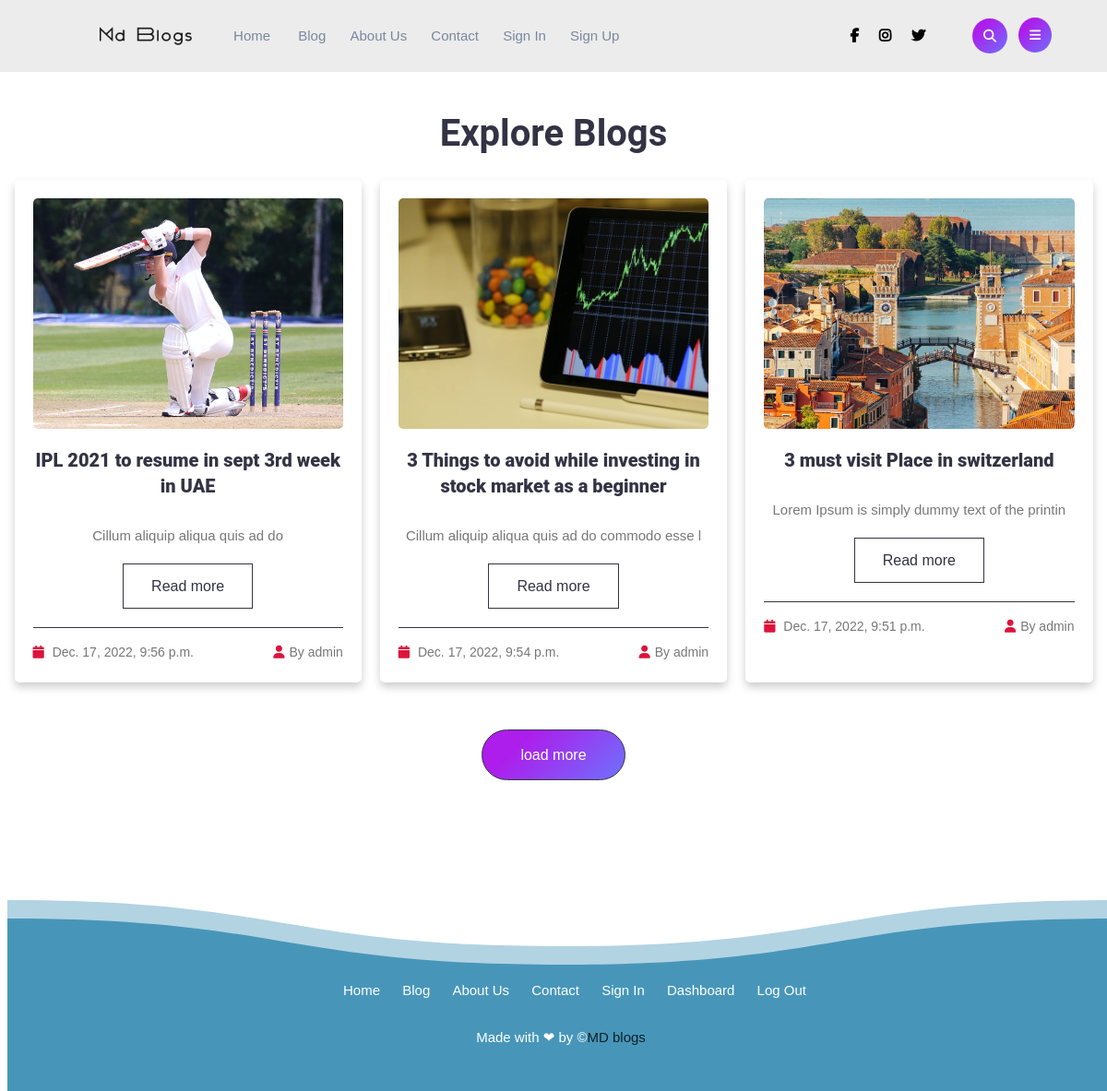
Screenshot of /blog/ with the database file from the repository.
### core/models.py (models this page shows, shortened)
class Post(models.Model):
    title = models.CharField(max_length=200, unique=True)
    slug = models.SlugField(max_length=300 , unique=True, default=uuid.uuid1)
    author = models.ForeignKey(User, on_delete= models.CASCADE,related_name='blog_posts')
    updated_on = models.DateTimeField(auto_now= True)
    description = FroalaField()
    created_on = models.DateTimeField(auto_now=True)
    feature_image = models.ImageField(upload_to='featured_image/%Y/%m/%d/' ,null=True, blank=True)
    blog_image = models.ImageField(null=True, blank=True, upload_to="blogimages/")
    status = models.IntegerField(choices=STATUS, default=0)
    category = models.CharField(choices=CATEGORY_CHOICES, default="Uncategorized", max_length=50)
    class Meta:
        ordering = ['-created_on']

### core/views.py (the view)
# urls.py: 2. Add a URL to urlpatterns:  path('blog/', include('blog.urls'))
def blog(request):
    context = {
        'blogs' : Post.objects.all()
    }
    return render(request, "core/blog.html", context)

### core/templates/core/blog.html (shortened to what this page needs)
{% extends "core/base.html" %}
{% load static %}
      {% block navbar %}
        {% include "core/navbar.html" %}
      {% endblock %}
      {% block mainbody %}
      <div class="container p-5">
        <h1 class="heading text-align-center pt-4">Explore Blogs</h1>
        <div class="box-container">
         {% for blog in blogs %}
           <div class="box">
              <div class="image">
                 <img src="{{ blog.feature_image.url }}" alt="">
              </div>
              <div class="content text-align-center">
                 <h3>{{ blog.title }}</h3>
                 <p class=""> {{ blog.description | safe | slice:':50' }} </p>
                 <a href="{% url 'blogdetail' blog.slug %}" class="btn">Read more</a>
                 <div class="icons">
                    <span> <i class="fas fa-calendar"></i> {{ blog.created_on }} </span>
                    <span> <i class="fas fa-user"></i>By {{ blog.author }} </span>
                 </div>
              </div>
           </div>
         {% endfor %}
        </div>
     <br><br>
        <div id="load-more" class="bg-gt text-white"> load more </div>
     </div>
      {% endblock mainbody %}
{% block footer %}
  {% include "core/footer.html" %}
{% endblock %}

### core/templates/core/base.html (shortened to what this page needs)
<!DOCTYPE html>
{% load static %}
<html>
    <head>
        <link rel="stylesheet" href="{% static  "core/css/all.css" %}">
        <link rel="stylesheet" href="{% static "core/css/style.css" %}">
        <link rel="stylesheet" href="{% static "core/css/font.css" %}">
        <link rel="stylesheet" href="{% static "core/css/utils.css" %}">
        <link rel="stylesheet" href="{% static "core/css/contact.css" %}">
        <link rel="stylesheet" href="{% static "core/css/load.css" %}">
        <link rel="stylesheet" href="https://cdnjs.cloudflare.com/ajax/libs/slick-carousel/1.8.1/slick-theme.min.css" />
        <link rel="stylesheet" href="https://cdnjs.cloudflare.com/ajax/libs/slick-carousel/1.8.1/slick.min.css" />
    </head>
    <body>
         {% block navbar %}
         {% endblock navbar %}
         {% block mainbody %}
         {% endblock mainbody %}
         {% block footer %}
         {% endblock footer %}
    </body>
</html>

### core/templates/core/navbar.html (shortened to what this page needs)
{% load static %}
<nav>
    <div class="nav-wrapper">
        <div class="d-flex justify-center align-center gap-19 p-2">
            <div class="nav-items d-flex justify-center align-center">
                <img src="{% static 'core/images/newlogo.png' %} " class="img-fluid">
                <ul style="padding-left:30px;">
                    <li><a href="{% url 'home' %}" class="">Home</a></li>
                    <li><a href="{% url 'blog' %}">Blog</a></li>
                    <li><a href="{% url 'about' %}">About Us</a></li>
                    <li><a href="{% url 'contact' %}">Contact</a></li>
                  {% if not request.user.is_authenticated %}
                    <li><a href="{% url 'signin' %}">Sign In</a></li>
                    <li><a href="{% url 'registration' %}">Sign Up</a></li>
                  {% elif request.user.is_staff %}
                    <li><a href="{% url 'dashboard' %}">Dashboard</a></li>
                    <li><a href="{% url 'logout' %}">Logout</a></li>
                  {% elif request.user.is_authenticated %}
                    <li><a href="{% url 'logout' %}">Logout</a></li>
                  {% endif %}
                </ul>
            </div>
            <div class="sign-up-area">
                <ul class="d-flex justify-center align-center social-icons">
                    <li class="text-decoration-none"><a href="#"><i class="fas fa-brands fa-facebook-f text-dark"></i></a></li>
                    <li class="text-decoration-none"><a href="#"><i class="fas fa-brands fa-instagram text-dark"></i></a></li>
                    <li class="text-decoration-none"><a href="#"><i class="fas fa-brands fa-twitter text-dark"></i></a></li>
                    <div class="search-box-menu">
                        <span><i class="fas fa-regular fa-magnifying-glass search-box-menu"></i></span>
                        <span></a>
                            <button class="hamburger">
                                    <i class="menuIcon material-icons"><i class="fas fa-light fa-bars"></i></i>
                            </button>
                        </span>
                    </div>
                </ul>
            </div>
        </div>
    </div>
</nav>

### core/templates/core/footer.html (shortened to what this page needs)
<!DOCTYPE html>
{% load static %}
<html>
	<head>
		<link rel="stylesheet" href="{% static "core/css/style.css" %}">
		<link rel="stylesheet" href="{% static "core/css/utils.css" %}">
	</head>
	<body>
		<footer>
			  <div>
				<ul style="padding-left:30px;">
                    <li><a href="index.html" class="text-white p-10">Home</a></li>
                    <li><a href="blog.html" class="text-white">Blog</a></li>
                    <li><a href="about.html" class="text-white p-10">About Us</a></li>
                    <li><a href="contact.html" class="text-white">Contact</a></li>
                    <li><a href="form.html" class="text-white p-10">Sign In</a></li>
                    <li><a href="dashboard.html" class="text-white">Dashboard</a></li>
                    <li><a href="#" class="text-white p-10">Log Out</a></li>
                </ul><br>
				Made with &#10084; by &copy;<a href="#">MD blogs</a>
			</div>
			</footer>
	</body>
</html>

### core/static/core/css/style.css (style rules this page uses)
:root { --bg-gradient: linear-gradient(315deg, #6e72fc 0%, #ad1deb 74%); --text-white : #fff; --btn-font-size : 12px; }
.text-white { color: var(--text-white) !important; }
.search-box-menu i { background: var(--bg-gradient); }
body { color: #8f9bad; background-color: #fff; font-size: 15px; line-height: 1.7; overflow-x: hidden; font-family: 'Poppins', sans-serif !important; }
h1,h2,h3,h4,h5,h6 { font-family: 'Roboto', sans-serif !important; color: #203656; font-weight: 700; line-height: 1.4; margin: 10px 0; }
h3 { font-size: 24px; font-weight: 800; }
.img-fluid { width: 100%; }
.bg-gt { background: var(--bg-gradient); padding: 10px 20px; border-radius: 30px; color: #fff; border: none; transition: .3s; }
.nav-items ul li { padding: 10px 11px; }
.social-icons i { padding: 0 11px; }
.search-box-menu i { font-size: 20px; padding: 12px 12px; border-radius: 50%; color: #fff; font-size: 14px; }
.search-box-menu { padding-left: 40px; }
.nav-items ul li a { color: #79889e; position: relative; }
.nav-items ul li a:before { position: absolute; border-bottom: 1px solid #000; content: ""; height: 2px; width: 30%; left: 31%; right: 0; bottom: -5px; opacity: 0; transition: .5s; }
.hamburger { position: fixed; z-index: 100; top: 11px; padding: 0px; background: transparent; cursor: pointer; border: none; }
i.menuIcon.material-icons { background: transparent; }
i.menuIcon.material-icons { background: transparent; top: -4px; position: absolute; }
h1 { font-size: 50px; color: #3c3f4f; line-height: 60px; font-weight: 700; }
.nav-items img { width: 100px; }
.nav-wrapper { background: #ececec; position: fixed; top: 0; left: 0; width: 100%; right: 0; float: left; margin: 0 auto; z-index: 999999; }
footer .p-10 { padding: 0 20px; }
footer { width: 100vw !important; position: relative; bottom: 0px; }
footer div { background-color: var(--col-deepblue); margin: -5px 0px 0px 0px; padding: 0px; color: #fff; text-align: center; position: absolute; left: 0; right: 0; bottom: 16%; }
svg { width: 100%; overflow: visible; }
a, a:hover, a:focus, a:active { text-decoration: none; outline: none; }
ul { margin: 0; padding: 0; list-style: none; }

### core/static/core/css/utils.css (style rules this page uses)
.container { width: min(100% - 15px, 1200px); margin-inline:auto; }
.d-flex { display: flex; }
.justify-center { justify-content: center; }
.align-center { align-items: center; }
.text-align-center { text-align: center; }
a { text-decoration: none; color: #000c; }
li { list-style: none; display: inline; }
.nav-items ul li:first-child { padding: 10px 15px; border-radius: 30px; }
.text-dark { color: #000; }
.gap-19 { gap: 19%; }
.p-2 { padding: 20px 0px; }
.pt-4 { padding-top: 4%; }
.p-5 { padding: 50px 0px; }

### core/static/core/css/load.css (style rules this page uses)
* { transition: all .2s linear; }
.container .heading { font-size: 40px; margin-bottom: 20px; color:#334; }
.container .box-container { display: grid; grid-template-columns: repeat(auto-fit, minmax(350px, 1fr)); gap:20px; }
.container .box-container .box { background-color: #fff; padding:20px; border-radius: 5px; box-shadow: 0 5px 10px rgba(0,0,0,.2); display: none; }
.container .box-container .box:nth-child(1), .container .box-container .box:nth-child(2), .container .box-container .box:nth-child(3) { display: inline-block; }
.container .box-container .box .image { margin-bottom: 20px; overflow: hidden; height: 250px; border-radius: 5px; }
.container .box-container .box .image img { height: 100%; width: 100%; object-fit: cover; }
.container .box-container .box .content h3 { font-size: 20px; color:#334; }
.container .box-container .box .content p { font-size: 15px; color:#777; line-height: 2; padding:15px 0; }
.container .box-container .box .content .btn { display: inline-block; padding:10px 30px; border:1px solid #334; color:#334; font-size: 16px; }
.container .box-container .box .content .icons { display: flex; align-items: center; justify-content: space-between; margin-top: 20px; padding-top: 15px; border-top:1px solid #334; }
.container .box-container .box .content .icons span { font-size: 14px; color:#777; }
.container .box-container .box .content .icons span i { color:crimson; padding-right: 5px; }
#load-more { margin-top: 20px; display: inline-block; padding: 13px 30px; border: 1px solid #334; color: #334; font-size: 16px; background-color: #fff; cursor: pointer; display: block; align-items: center; text-align: center; width: 8%; margin: 0 auto; }

### core/templates/core/blog.html (style rules this page uses)
.content p:first-of-type { display: none; }
.content p { padding: 0px; margin: 0px; }

### core/templates/core/footer.html (style rules this page uses)
footer { position: relative !important; float : left; width : 100%; }

### rows the page displays
Post: feature_image (picture), title "IPL 2021 to resume in sept 3rd week in UAE", description "Cillum aliquip aliqua quis ad do", created_on "Dec. 17, 2022, 9:56 p.m.", author "admin"
Post: feature_image (picture), title "3 Things to avoid while investing in stock market as a beginner", description "Cillum aliquip aliqua quis ad do commodo esse l", created_on "Dec. 17, 2022, 9:54 p.m.", author "admin"
Post: feature_image (picture), title "3 must visit Place in switzerland", description "Lorem Ipsum is simply dummy text of the printin", created_on "Dec. 17, 2022, 9:51 p.m.", author "admin"
